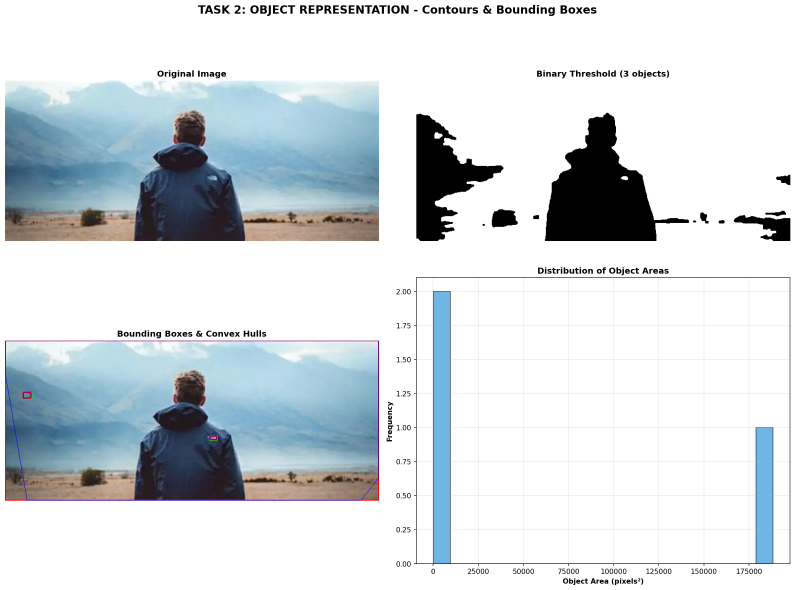
#> input picture task2_object_representation_results.png, 2384 x 1769 px, given in place of OIP (2).webp, which was not available (shown at 1/3 size)
$ python task2_object_representation.py
#> lines starting #> are read from the running program, lines starting #| are printed output that depends on the picture; after the words box and inside, x2 and y2 are one past the last pixel; in counts of white or black regions, pixels touching at a corner belong together; pictures that were not available may be replaced by others from this repository, and a replacement may not be noted
"""
TASK 2: OBJECT REPRESENTATION
Detects contours, draws bounding boxes, and computes area and perimeter
"""

import cv2
import numpy as np
import matplotlib
matplotlib.use('Agg')  # Non-interactive backend
import matplotlib.pyplot as plt
import sys

# Image path
IMAGE_PATH = r"C:\Users\gtcam\OneDrive\Pictures\Camera Roll\OIP (2).webp"

def load_image(path):
    """Load image and convert to RGB and grayscale"""
    img = cv2.imread(path)
    if img is None:
        raise FileNotFoundError(f"Image not found at {path}")
    img_rgb = cv2.cvtColor(img, cv2.COLOR_BGR2RGB)
    img_gray = cv2.cvtColor(img, cv2.COLOR_BGR2GRAY)
    return img_rgb, img_gray

def detect_contours(img_gray, min_area=50):
    """
    Detect contours in the image
    Uses morphological operations to enhance object boundaries
    """
    print("[*] Detecting contours...")

    # Apply morphological operations to enhance boundaries
    kernel = cv2.getStructuringElement(cv2.MORPH_RECT, (5, 5))
    img_morph = cv2.morphologyEx(img_gray, cv2.MORPH_CLOSE, kernel)
    img_morph = cv2.morphologyEx(img_morph, cv2.MORPH_OPEN, kernel)

    # Apply Gaussian blur for smoothing
    img_blur = cv2.GaussianBlur(img_morph, (5, 5), 1)

    # Threshold to create binary image
    _, thresh = cv2.threshold(img_blur, 127, 255, cv2.THRESH_BINARY)

    # Find contours
    contours, _ = cv2.findContours(thresh, cv2.RETR_EXTERNAL, cv2.CHAIN_APPROX_SIMPLE)

    # Filter contours by minimum area
    filtered_contours = []
    for contour in contours:
        if cv2.contourArea(contour) >= min_area:
            filtered_contours.append(contour)

    print(f"    ✓ Total contours detected: {len(contours)}")
    print(f"    ✓ Contours after filtering (area >= {min_area}): {len(filtered_contours)}")

    return filtered_contours, thresh

def draw_bounding_boxes(img_rgb, contours, min_area=50):
    """
    Draw bounding boxes and convex hulls around detected objects
    """
    print("\n[*] Drawing bounding boxes...")

    img_bbox = img_rgb.copy()
    object_data = []

    for idx, contour in enumerate(contours):
        area = cv2.contourArea(contour)

        # Filter small contours
        if area < min_area:
            continue

        # Get bounding rectangle (axis-aligned)
        x, y, w, h = cv2.boundingRect(contour)

        # Get minimum area rectangle (rotated)
        rect = cv2.minAreaRect(contour)
        box = cv2.boxPoints(rect)
        box = np.int_(box)

        # Get convex hull
        hull = cv2.convexHull(contour)

        # Draw axis-aligned bounding box (GREEN)
        cv2.rectangle(img_bbox, (x, y), (x + w, y + h), (0, 255, 0), 2)

        # Draw rotated rectangle (BLUE)
        cv2.polylines(img_bbox, [box], True, (255, 0, 0), 2)

        # Draw convex hull (RED)
        cv2.drawContours(img_bbox, [hull], 0, (0, 0, 255), 1)

        # Calculate properties
        perimeter = cv2.arcLength(contour, True)
        aspect_ratio = w / h if h > 0 else 0

        # Store object data
        object_data.append({
            'object_id': idx,
            'coordinates': (x, y, w, h),
            'area': area,
            'perimeter': perimeter,
            'aspect_ratio': aspect_ratio,
            'contour': contour
        })

    print(f"    ✓ Objects with bounding boxes drawn: {len(object_data)}")

    return img_bbox, object_data

def compute_object_properties(contours, min_area=50):
    """
    Compute detailed properties for all detected objects:
    - Area
    - Perimeter
    - Circularity
    - Solidity
    - Eccentricity
    """
    print("\n[*] Computing object properties...")

    properties = []

    for i, contour in enumerate(contours):
        area = cv2.contourArea(contour)

        if area < min_area:
            continue

        perimeter = cv2.arcLength(contour, True)

        # Circularity (1 = circle, < 1 = more elongated)
        if perimeter > 0:
            circularity = 4 * np.pi * area / (perimeter ** 2)
        else:
            circularity = 0

        # Convex hull properties
        hull = cv2.convexHull(contour)
        hull_area = cv2.contourArea(hull)

        # Solidity (how "solid" the object is)
        if hull_area > 0:
            solidity = area / hull_area
        else:
            solidity = 0

        # Fit ellipse for eccentricity
        if len(contour) >= 5:
            ellipse = cv2.fitEllipse(contour)
            (center, (major_axis, minor_axis), angle) = ellipse
            if major_axis > 0:
                eccentricity = np.sqrt(1 - (minor_axis / major_axis) ** 2)
            else:
                eccentricity = 0
        else:
            eccentricity = 0

        # Bounding box info
        x, y, w, h = cv2.boundingRect(contour)
        bbox_area = w * h
        fill_ratio = area / bbox_area if bbox_area > 0 else 0

        properties.append({
            'object_id': i,
            'area': area,
            'perimeter': perimeter,
            'circularity': circularity,
            'solidity': solidity,
            'eccentricity': eccentricity,
            'fill_ratio': fill_ratio,
            'bbox_dimensions': (w, h)
        })

    print(f"    ✓ Properties computed for {len(properties)} objects")

    return properties

def print_object_statistics(object_properties):
    """Print detailed statistics about detected objects"""
    print("\n" + "="*70)
    print("OBJECT STATISTICS")
    print("="*70)

    if not object_properties:
        print("    No objects detected!")
        return

    # Sort by area
    sorted_by_area = sorted(object_properties, key=lambda x: x['area'], reverse=True)

    print(f"\n    Total objects detected: {len(object_properties)}")

    print(f"\n    ═══ TOP 5 LARGEST OBJECTS ═══")
    for i, obj in enumerate(sorted_by_area[:5], 1):
        print(f"\n    Object #{i}:")
        print(f"      Area: {obj['area']:.2f} pixels²")
        print(f"      Perimeter: {obj['perimeter']:.2f} pixels")
        print(f"      Circularity: {obj['circularity']:.4f} (1=perfect circle)")
        print(f"      Solidity: {obj['solidity']:.4f} (1=solid)")
        print(f"      Eccentricity: {obj['eccentricity']:.4f} (1=line)")
        print(f"      Fill Ratio: {obj['fill_ratio']:.4f}")
        print(f"      Bbox Dimensions: {obj['bbox_dimensions'][0]} x {obj['bbox_dimensions'][1]} pixels")

    # Statistics
    areas = [obj['area'] for obj in object_properties]
    perimeters = [obj['perimeter'] for obj in object_properties]

    print(f"\n    ═══ AGGREGATE STATISTICS ═══")
    print(f"      Total area covered: {sum(areas):.2f} pixels²")
    print(f"      Average object area: {np.mean(areas):.2f} pixels²")
    print(f"      Median object area: {np.median(areas):.2f} pixels²")
    print(f"      Min area: {min(areas):.2f} pixels²")
    print(f"      Max area: {max(areas):.2f} pixels²")
    print(f"      Area std dev: {np.std(areas):.2f}")

    print(f"\n      Average perimeter: {np.mean(perimeters):.2f} pixels")
    print(f"      Total perimeter: {sum(perimeters):.2f} pixels")

def visualize_objects(img_rgb, img_bbox, thresh, object_properties):
    """Visualize object representation results"""
    print("\n[*] Creating visualizations...")

    fig, axes = plt.subplots(2, 2, figsize=(16, 12))
    fig.suptitle('TASK 2: OBJECT REPRESENTATION - Contours & Bounding Boxes',
                 fontsize=16, fontweight='bold')

    # Original image
    axes[0, 0].imshow(img_rgb)
    axes[0, 0].set_title('Original Image', fontweight='bold')
    axes[0, 0].axis('off')

    # Binary threshold
    axes[0, 1].imshow(thresh, cmap='gray')
    axes[0, 1].set_title(f'Binary Threshold ({len(object_properties)} objects)', fontweight='bold')
    axes[0, 1].axis('off')

    # Bounding boxes
    axes[1, 0].imshow(img_bbox)
    axes[1, 0].set_title(f'Bounding Boxes & Convex Hulls', fontweight='bold')
    axes[1, 0].axis('off')

    # Area histogram
    if object_properties:
        areas = [obj['area'] for obj in object_properties]
        axes[1, 1].hist(areas, bins=20, color='#3498db', edgecolor='black', alpha=0.7)
        axes[1, 1].set_xlabel('Object Area (pixels²)', fontweight='bold')
        axes[1, 1].set_ylabel('Frequency', fontweight='bold')
        axes[1, 1].set_title('Distribution of Object Areas', fontweight='bold')
        axes[1, 1].grid(True, alpha=0.3)

    plt.tight_layout()
    output_path = r'c:\Users\gtcam\OneDrive\Desktop\Assignment-4\task2_object_representation_results.png'
    plt.savefig(output_path, dpi=150, bbox_inches='tight')
    print(f"    ✓ Visualization saved to: {output_path}")

    plt.show()

def main():
    print("="*70)
    print("TASK 2: OBJECT REPRESENTATION")
    print("="*70)

    # Load image
    print("\n[*] Loading image...")
    img_rgb, img_gray = load_image(IMAGE_PATH)
#> in load_image, img is the input picture: shape (1769, 2384, 3); mean B, G, R 222.2, 218.2, 211.8
#> in load_image, `img_gray = cv2.cvtColor(img, cv2.COLOR_BGR2GRAY)`:
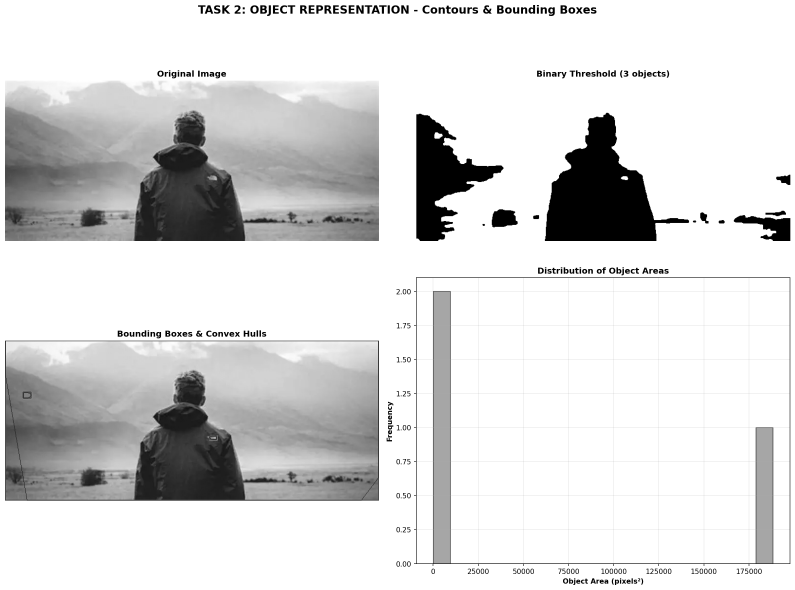
#> img_gray: shape (1769, 2384) (shown at 1/3 size); min 0, max 255, mean 216.7
    print(f"    ✓ Image shape: {img_rgb.shape}")
#|     ✓ Image shape: (1769, 2384, 3)

    # Detect contours
    contours, thresh = detect_contours(img_gray, min_area=50)
#> in detect_contours, `img_morph = cv2.morphologyEx(img_gray, cv2.MORPH_CLOSE, kernel)`:
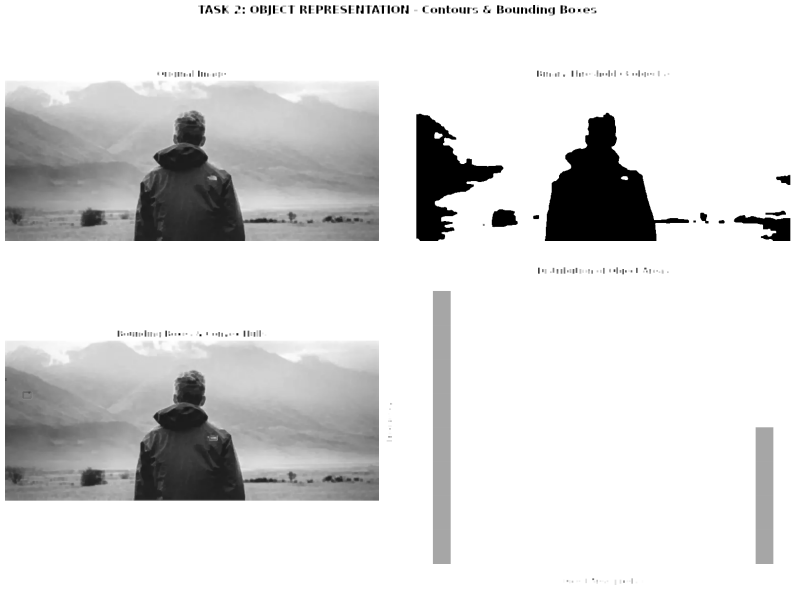
#> img_morph: shape (1769, 2384) (shown at 1/3 size); min 0, max 255, mean 218.8
#> in detect_contours, `_, thresh = cv2.threshold(img_blur, 127, 255, cv2.THRESH_BINARY)`:
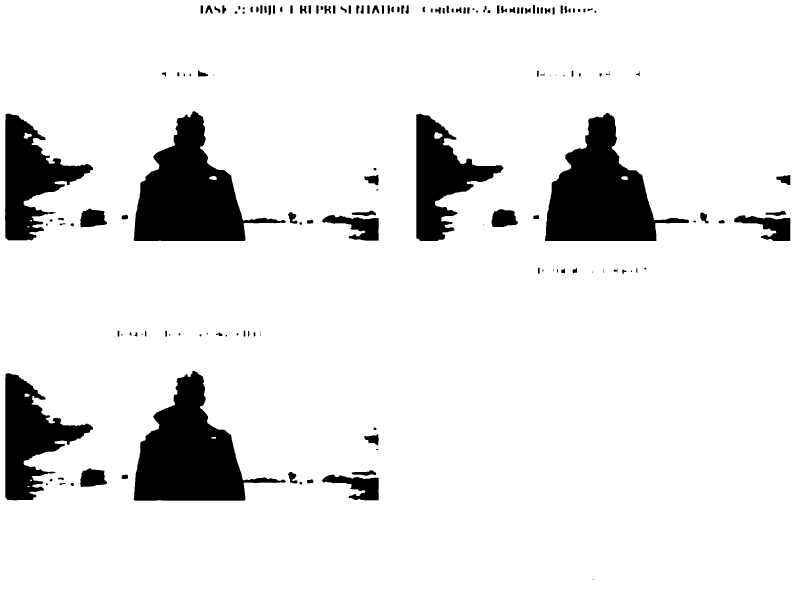
#> thresh: shape (1769, 2384) (shown at 1/3 size); 89.8% white; 160 black regions (18 under 20 px), largest, box (x1, y1, x2, y2) and area: (401, 1113, 857, 1502) 82999, (401, 334, 857, 723) 82863, (1635, 338, 2067, 723) 82155
#> in detect_contours, `contours, _ = cv2.findContours(thresh, cv2.RETR_EXTERNAL, cv2.CHAIN_AP..`: contours = [[[0, 0], [0, 1768], [2383, 1768], [2383, 0]]]
#> the loop in detect_contours, `for contour in contours:` made 1 pass
#> contour on pass 1: [[0, 0], [0, 1768], [2383, 1768], [2383, 0]]
#|     ✓ Total contours detected: 1
#|     ✓ Contours after filtering (area >= 50): 1
#> contours = [[[0, 0], [0, 1768], [2383, 1768], [2383, 0]]]

    # Draw bounding boxes
    img_bbox, object_data = draw_bounding_boxes(img_rgb, contours, min_area=50)
#> the loop in draw_bounding_boxes, `for idx, contour in enumerate(contours):` made 1 pass
#> (contour, area, x, y, w, h, rect, box) on pass 1: ([[0, 0], [0, 1768], [2383, 1768], [2383, 0]], 4213144, 0, 0, 2384, 1769, ((1191.5, 884), (1768, 2383), -90), [[2383, 1768], [0, 1768], [0, 0], [2383, 0]])
#> after the loop in draw_bounding_boxes, `for idx, contour in enumerate(contours):`: object_data = 1 item
#|     ✓ Objects with bounding boxes drawn: 1
#> object_data = 1 item

    # Compute properties
    object_properties = compute_object_properties(contours, min_area=50)
#> the loop in compute_object_properties, `for i, contour in enumerate(contours):` made 1 pass
#> (contour, area, perimeter, circularity, hull, hull_area, solidity, eccentricity) on pass 1: ([[0, 0], [0, 1768], [2383, 1768], [2383, 0]], 4213144, 8302, 0.768, [[2383, 0], [2383, 1768], [0, 1768], [0, 0]], 4213144, 1, 0)
#|     ✓ Properties computed for 1 objects
#> object_properties = 1 item

    # Print statistics
    print_object_statistics(object_properties)
#|     Total objects detected: 1
#> the loop in print_object_statistics, `for i, obj in enumerate(sorted_by_area[:5], 1):` made 1 pass
#> i on pass 1: 1
#|     Object #1:
#|       Area: 4213144.00 pixels²
#|       Perimeter: 8302.00 pixels
#|       Circularity: 0.7682 (1=perfect circle)
#|       Solidity: 1.0000 (1=solid)
#|       Eccentricity: 0.0000 (1=line)
#|       Fill Ratio: 0.9990
#|       Bbox Dimensions: 2384 x 1769 pixels
#> in print_object_statistics, `areas = [obj['area'] for obj in object_properties]`: areas = [4213144]
#> in print_object_statistics, `perimeters = [obj['perimeter'] for obj in object_properties]`: perimeters = [8302]
#|       Total area covered: 4213144.00 pixels²
#|       Average object area: 4213144.00 pixels²
#|       Median object area: 4213144.00 pixels²
#|       Min area: 4213144.00 pixels²
#|       Max area: 4213144.00 pixels²
#|       Area std dev: 0.00
#|       Average perimeter: 8302.00 pixels
#|       Total perimeter: 8302.00 pixels

    # Visualize
    visualize_objects(img_rgb, img_bbox, thresh, object_properties)
#> in visualize_objects, `areas = [obj['area'] for obj in object_properties]`: areas = [4213144]
#> in visualize_objects, `plt.savefig(output_path, dpi=150, bbox_inches='tight')`:
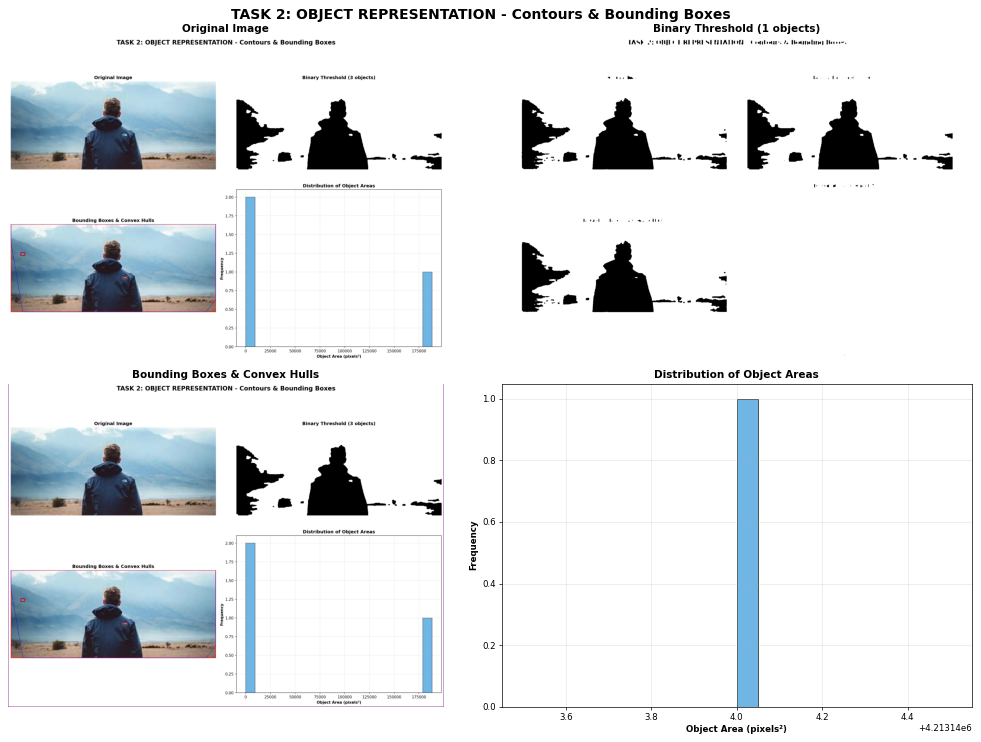
#> figure drawn by matplotlib, 4 panels; panel 4: tallest bar 1 high, from x = 4213144 to 4213144

    print("\n" + "="*70)
    print("✓ TASK 2 COMPLETED")
    print("="*70)

if __name__ == "__main__":
    main()
